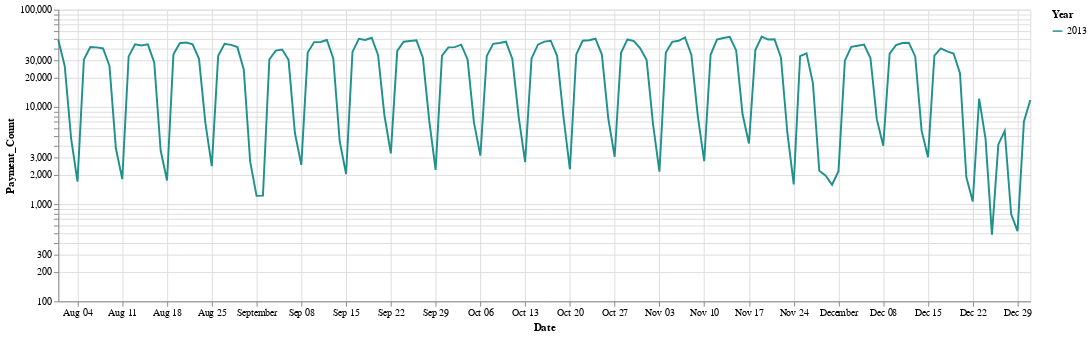

The cell this chart's notebook holds for it:
### Code cell
alt.Chart(date_agg).mark_line().encode(
    x='Date:T',
    y=alt.Y('Payment_Count:Q', scale=alt.Scale(type='log')),
    color=alt.Color('Year:O', scale=alt.Scale(scheme='viridis'))
).transform_filter(
    datum.Year == 2013
).properties(
    width = 1000
)

### Figure 1 — Vega-Lite specification as saved in the notebook (floating-point values rounded to 4 significant figures; data arrays with more than 128 entries replaced by an {"elided": "..."} marker saying what was removed)
{"config": {"view": {"continuousWidth": 400, "continuousHeight": 300}}, "data": {"name": "data-3f2550212418441e907b8ca08e65d53b"}, "mark": "line", "encoding": {"color": {"type": "ordinal", "field": "Year", "scale": {"scheme": "viridis"}}, "x": {"type": "temporal", "field": "Date"}, "y": {"type": "quantitative", "field": "Payment_Count", "scale": {"type": "log"}}}, "transform": [{"filter": "(datum.Year === 2013)"}], "width": 1000, "$schema": "https://vega.github.io/schema/vega-lite/v4.8.1.json", "datasets": {"data-3f2550212418441e907b8ca08e65d53b": {"elided": "2468 records"}}}
